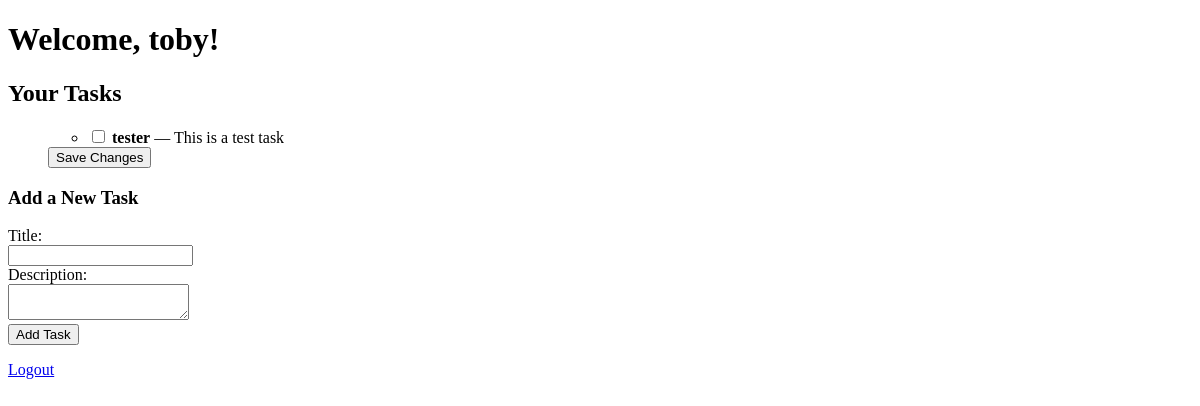
The page / (signed in) on the database as committed earlier.
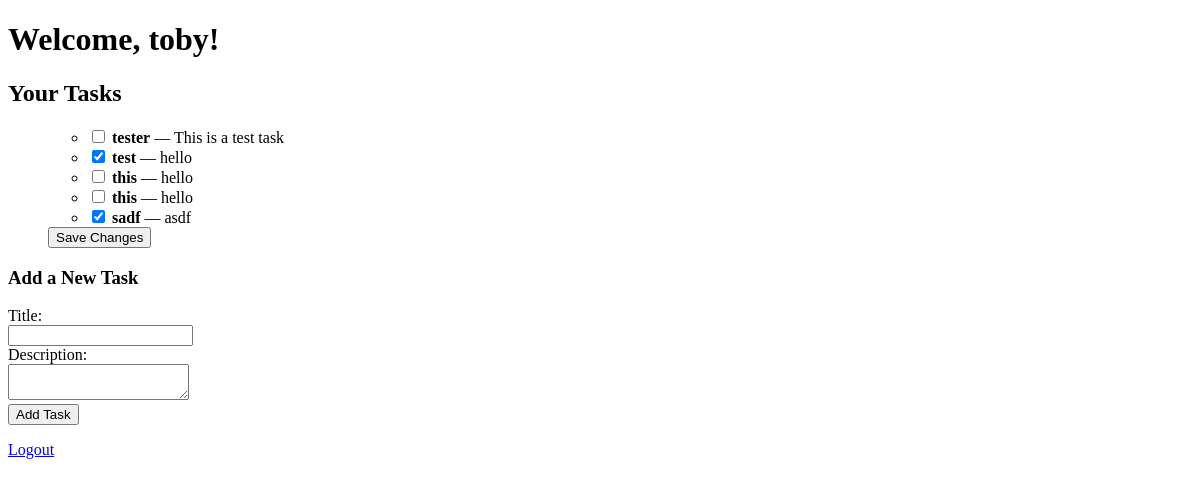
The same page on the database as committed later.
### taskManager/models.py (models this page shows, shortened)
class Task(models.Model):
    title = models.CharField(max_length=200)
    description = models.TextField(blank=True, null=True)
    completed = models.BooleanField(default=False)
    created_at = models.DateTimeField(auto_now_add=True)
    updated_at = models.DateTimeField(auto_now=True)
    owner = models.ForeignKey(User, on_delete=models.CASCADE)

### taskManager/views.py (the view)
# urls.py: path('', task_views.index, name='index'),
@login_required
def index(request):
    user_tasks = Task.objects.filter(owner=request.user)
    return render(request, "taskManager/index.html", {"user_tasks": user_tasks})

### taskManager/templates/taskManager/index.html (shortened to what this page needs)
<!DOCTYPE html>
<html>
<head>
</head>
<body>
<h1>Welcome, {{ user.username }}!</h1>
<h2>Your Tasks</h2>
{% if user_tasks %}
<ul>
    <form method="post" action="{% url 'update_tasks' %}">
        <ul>
            {% for task in user_tasks %}
            <li>
                <label>
                    <input type="checkbox" name="completed_tasks" value="{{ task.id }}" {% if task.completed %}checked{% endif %}>
                    <strong>{{ task.title }}</strong> — {{ task.description }}
                </label>
            </li>
            {% endfor %}
        </ul>
        <button type="submit">Save Changes</button>
    </form>
</ul>
{% else %}
<p>You have no tasks yet.</p>
{% endif %}
<h3>Add a New Task</h3>
<form method="post" action="{% url 'add_task' %}">
    <label for="title">Title:</label><br>
    <input type="text" name="title" required><br>
    <label for="description">Description:</label><br>
    <textarea name="description"></textarea><br>
    <button type="submit">Add Task</button>
</form>
<p><a href="{% url 'login' %}">Logout</a></p>
</body>
</html>

Rows that differ between the two databases and show on the page:
added Task: completed "☑", title "test", description "hello"
added Task: title "this", description "hello"
added Task: title "this", description "hello"
added Task: completed "☑", title "sadf", description "asdf"
